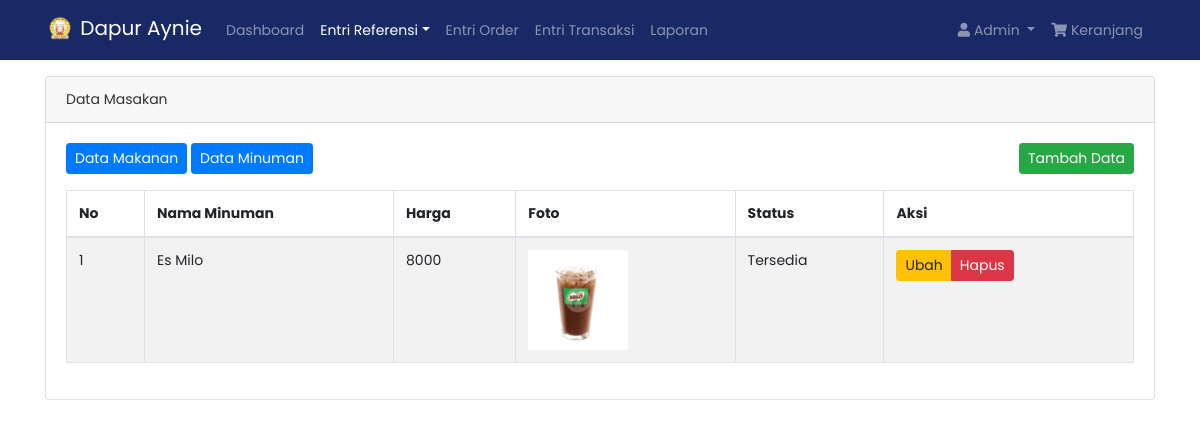
Screenshot of /dashboard/index.php?minuman (signed in) with the database file from the repository.
### tables this page shows
CREATE TABLE `tb_masakan` (
  `id_masakan` int(11) NOT NULL,
  `kategori_masakan` varchar(128) NOT NULL,
  `nama_masakan` varchar(128) NOT NULL,
  `harga_masakan` int(128) NOT NULL,
  `foto` varchar(255) NOT NULL,
  `status_masakan` int(1) NOT NULL
);

### dashboard/admin/data_minuman.php (the view, shortened to what this page needs)
<div class="container mt-3">
	<div class="card">
		<div class="card-header">
			Data Masakan
		</div>
		<div class="card-body">
			<a href="index.php?makanan"><button class="btn btn-primary btn-sm mb-3">Data Makanan</button></a>
			<a href="index.php?minuman"><button class="btn btn-primary btn-sm mb-3">Data Minuman</button></a>
			<a href="index.php?tambah_makanan"><button class="btn btn-success btn-sm mb-3 float-right">Tambah Data</button></a>
			<table class="table table-bordered table-hover table-striped" id="tabel">
				<thead>
					<tr>
						<th>No</th>
						<th>Nama Minuman</th>
						<th>Harga</th>
						<th>Foto</th>
						<th>Status</th>
						<th>Aksi</th>
					</tr>
				</thead>
				<tbody>
					<?php
					$i = 1;
					$sql = mysqli_query($kon, "SELECT * FROM tb_masakan WHERE kategori_masakan='Minuman'");
					while ($data = mysqli_fetch_array($sql)) : ?>
					<tr>
						<td><?= $i++; ?></td>
						<td><?= $data['nama_masakan'] ?></td>
						<td><?= $data['harga_masakan'] ?></td>
						<td><img src="assets/image/makanan/<?= $data['foto'] ?>" alt="makanan" height="100"></td>
						<?php
							if ($data['status_masakan']==1) {
								$status = "Tersedia";
							} else {
								$status = "Tidak Tersedia";
							}
						?>
						<td><?= $status; ?></td>
						<td>
							<div class="btn-group">
								<a href="index.php?ubah_makanan=<?= $data['id_masakan'] ?>" class="btn btn-sm btn-warning">Ubah</a>
								<a href="fungsi/hapusMakanan.php?id_masakan=<?= $data['id_masakan']; ?>" class="btn btn-danger btn-sm">Hapus</a>
							</div>
						</td>
					</tr>
				<?php endwhile; ?>
				</tbody>
			</table>
		</div>
	</div>
</div>

### dashboard/assets/css/custom.css (style rules this page uses)
body { font-size: .875rem; font-family: 'Poppins', sans-serif; background-color: #fff; color: #333; }

### rows the page displays
tb_masakan: nama_masakan "Es Milo", harga_masakan "8000", foto (picture), status_masakan "Tersedia"

### other values shown
$_SESSION['level'] "Admin"
